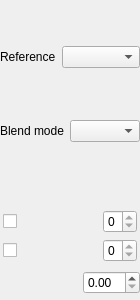
<?xml version="1.0" encoding="UTF-8"?>
<ui version="4.0">
 <class>BucketOptionsWidget</class>
 <widget class="QWidget" name="BucketOptionsWidget">
  <property name="geometry">
   <rect>
    <x>0</x>
    <y>0</y>
    <width>140</width>
    <height>300</height>
   </rect>
  </property>
  <property name="minimumSize">
   <size>
    <width>140</width>
    <height>0</height>
   </size>
  </property>
  <property name="windowTitle">
   <string>Form</string>
  </property>
  <layout class="QVBoxLayout" name="verticalLayout_2">
   <property name="spacing">
    <number>6</number>
   </property>
   <property name="leftMargin">
    <number>0</number>
   </property>
   <property name="topMargin">
    <number>0</number>
   </property>
   <property name="rightMargin">
    <number>0</number>
   </property>
   <property name="bottomMargin">
    <number>6</number>
   </property>
   <item>
    <layout class="QVBoxLayout" name="verticalLayout">
     <property name="bottomMargin">
      <number>6</number>
     </property>
     <item>
      <layout class="QHBoxLayout" name="horizontalLayout_3"/>
     </item>
     <item>
      <layout class="QHBoxLayout" name="horizontalLayout_2">
       <property name="bottomMargin">
        <number>0</number>
       </property>
       <item>
        <widget class="QLabel" name="referenceLayerDescLabel">
         <property name="text">
          <string>Reference</string>
         </property>
        </widget>
       </item>
       <item>
        <widget class="QComboBox" name="referenceLayerComboBox">
         <property name="sizePolicy">
          <sizepolicy hsizetype="Expanding" vsizetype="Fixed">
           <horstretch>0</horstretch>
           <verstretch>0</verstretch>
          </sizepolicy>
         </property>
        </widget>
       </item>
      </layout>
     </item>
     <item>
      <layout class="QHBoxLayout" name="horizontalLayout_4">
       <property name="bottomMargin">
        <number>6</number>
       </property>
       <item>
        <widget class="QLabel" name="blendModeLabel">
         <property name="text">
          <string>Blend mode</string>
         </property>
        </widget>
       </item>
       <item>
        <widget class="QComboBox" name="blendModeComboBox">
         <property name="sizePolicy">
          <sizepolicy hsizetype="Expanding" vsizetype="Fixed">
           <horstretch>0</horstretch>
           <verstretch>0</verstretch>
          </sizepolicy>
         </property>
        </widget>
       </item>
      </layout>
     </item>
    </layout>
   </item>
   <item>
    <layout class="QGridLayout" name="gridLayout" rowstretch="0,0" columnstretch="0,1,0">
     <property name="sizeConstraint">
      <enum>QLayout::SetDefaultConstraint</enum>
     </property>
     <property name="leftMargin">
      <number>3</number>
     </property>
     <property name="topMargin">
      <number>3</number>
     </property>
     <property name="rightMargin">
      <number>3</number>
     </property>
     <property name="bottomMargin">
      <number>3</number>
     </property>
     <property name="verticalSpacing">
      <number>6</number>
     </property>
     <item row="0" column="1">
      <widget class="SpinSlider" name="colorToleranceSlider" native="true">
       <property name="sizePolicy">
        <sizepolicy hsizetype="Expanding" vsizetype="Preferred">
         <horstretch>0</horstretch>
         <verstretch>0</verstretch>
        </sizepolicy>
       </property>
      </widget>
     </item>
     <item row="1" column="0">
      <widget class="QCheckBox" name="expandCheckbox">
       <property name="text">
        <string/>
       </property>
      </widget>
     </item>
     <item row="1" column="2">
      <widget class="QSpinBox" name="expandSpinBox">
       <property name="maximum">
        <number>0</number>
       </property>
      </widget>
     </item>
     <item row="0" column="2">
      <widget class="QSpinBox" name="colorToleranceSpinbox">
       <property name="maximum">
        <number>0</number>
       </property>
      </widget>
     </item>
     <item row="1" column="1">
      <widget class="SpinSlider" name="expandSlider" native="true">
       <property name="sizePolicy">
        <sizepolicy hsizetype="Expanding" vsizetype="Preferred">
         <horstretch>0</horstretch>
         <verstretch>0</verstretch>
        </sizepolicy>
       </property>
      </widget>
     </item>
     <item row="0" column="0">
      <widget class="QCheckBox" name="colorToleranceCheckbox">
       <property name="text">
        <string/>
       </property>
      </widget>
     </item>
    </layout>
   </item>
   <item>
    <layout class="QHBoxLayout" name="horizontalLayout" stretch="1,0">
     <item>
      <widget class="SpinSlider" name="strokeThicknessSlider" native="true">
       <property name="sizePolicy">
        <sizepolicy hsizetype="Expanding" vsizetype="Preferred">
         <horstretch>0</horstretch>
         <verstretch>0</verstretch>
        </sizepolicy>
       </property>
      </widget>
     </item>
     <item>
      <widget class="QDoubleSpinBox" name="strokeThicknessSpinBox"/>
     </item>
    </layout>
   </item>
  </layout>
 </widget>
 <customwidgets>
  <customwidget>
   <class>SpinSlider</class>
   <extends>QWidget</extends>
   <header>spinslider.h</header>
   <container>1</container>
  </customwidget>
 </customwidgets>
 <resources/>
 <connections/>
</ui>
